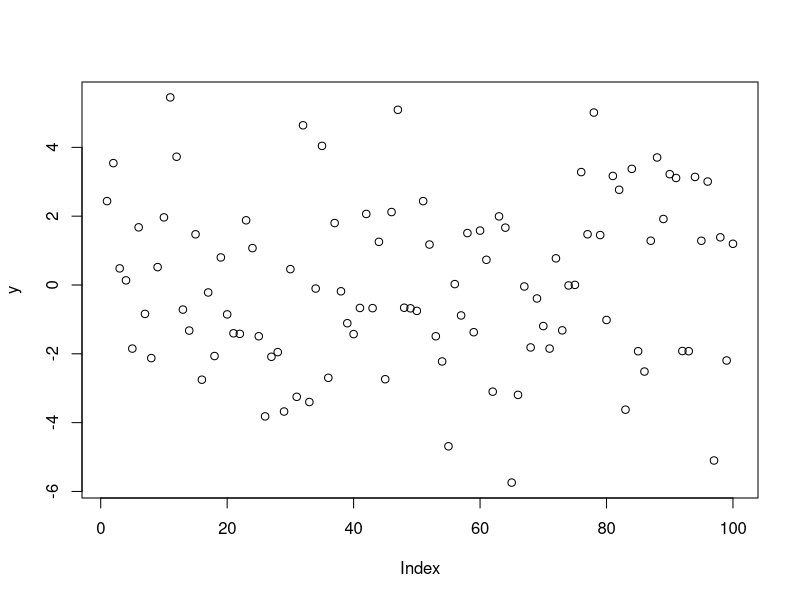
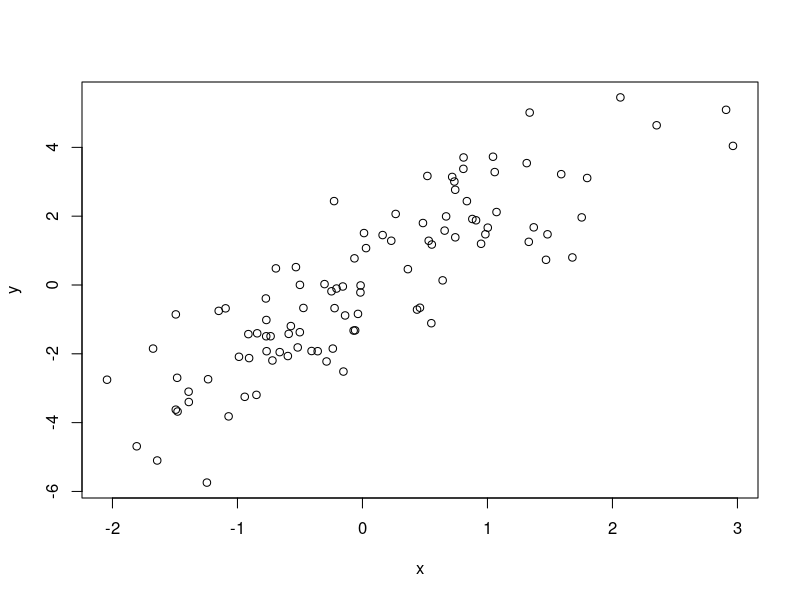
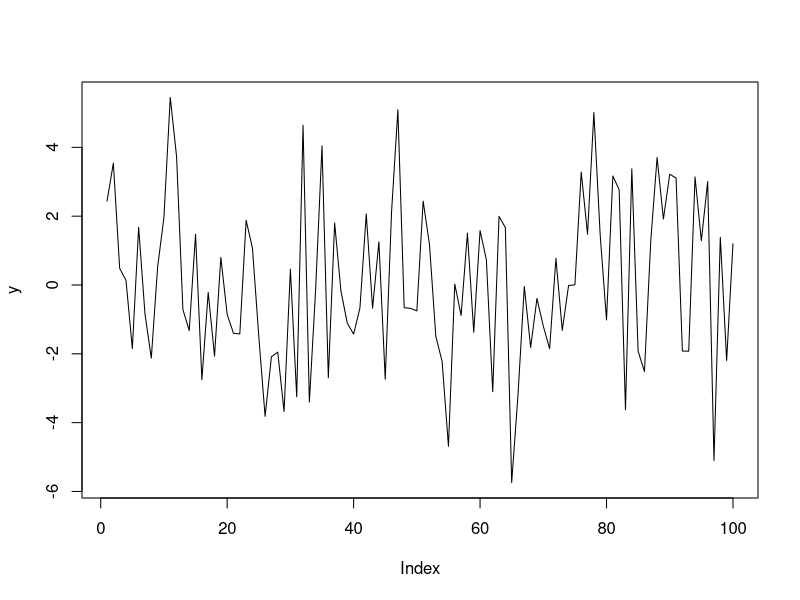

The R script that drew these images, in order:
## ---- chunk 1
x <- rnorm(100) #Gerando alguns números de uma normal
y <- 2*x+rnorm(100) #y é uma função de x com algum erro adicionado
plot(y)
plot(x,y)
## ---- chunk 2
plot(y,type="l")
